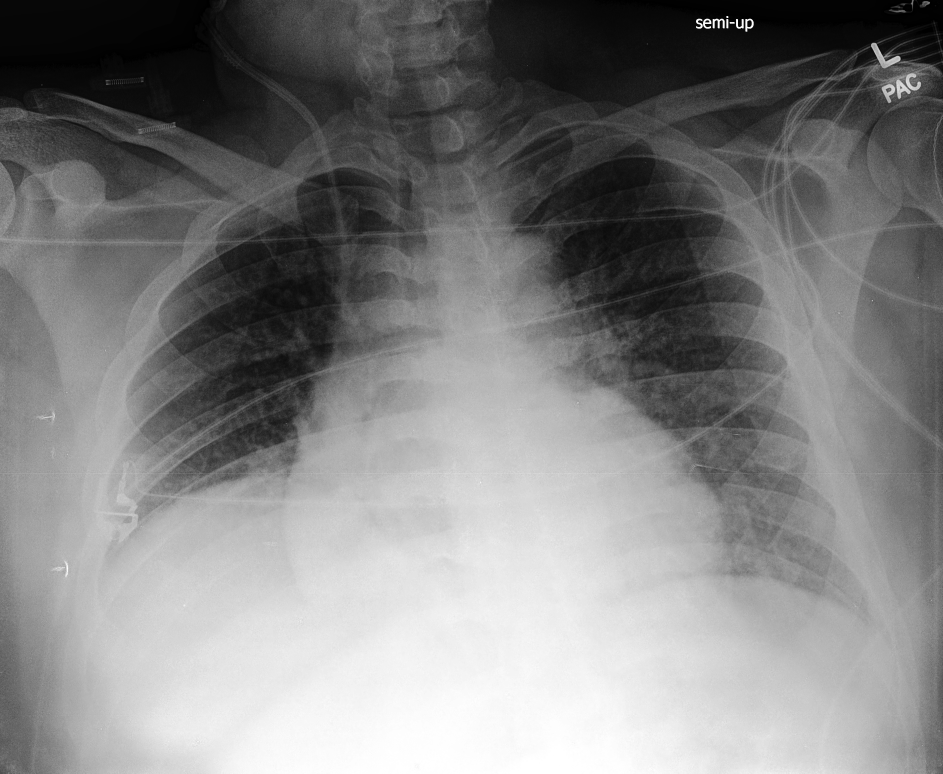
#> input picture train/pid01310/study1/view1_frontal.jpg, 2828 x 2320 px, found by its file name (shown at 1/3 size); its folder holds only this picture in this run
$ python clahetest.py   (older library calls are emulated)
#> lines starting #> are read from the running program, lines starting #| are printed output that depends on the picture
### analysis_functions.py
# analysis_functions.py
#
# modules: scikit-learn, cv2 (OpenCV), NumPy, math, matplotlib
#
#
# lines are defined as a tuple, (top, bottom, point), where top/bottom = slope

import numpy as np
from sklearn.cluster import KMeans
from sklearn.linear_model import LinearRegression
from matplotlib import pyplot as plt
import cv2
import math


def canny(img, lower=100, upper=200, ap=5):
    im_canny = cv2.Canny(img, lower, upper, apertureSize=ap)
    return im_canny

# [27 lines left out: functions show, display_image, compare, not called in this run]

def im_to_array(image):
    from PIL import Image
    import numpy as np
    I = Image.open(image)
    I = np.array(I)
    return I

def arr_to_grayscale(arr):
    if len(np.shape(arr)) == 2:
        return np.float64(arr)
    im = np.uint8(arr)
    im = cv2.cvtColor(im, cv2.COLOR_BGR2GRAY)
    return np.float64(im)

def sobel(im):
    a = np.uint8(im)
    ksize = 3
    gX = cv2.Sobel(a, ddepth=cv2.CV_32F, dx=1, dy=0, ksize=ksize)
    gY = cv2.Sobel(a, ddepth=cv2.CV_32F, dx=0, dy=1, ksize=ksize)
    gX = cv2.convertScaleAbs(gX)
    gY = cv2.convertScaleAbs(gY)
    combined = cv2.addWeighted(gX, 0.5, gY, 0.5, 0)
    return combined

# [406 lines left out: functions remove_noise, edge_std, find_intercept, find_endpoints, get_line, draw_line and 13 more, not called in this run]

def image_parse(image_name):
    im_original = im_to_array(image_name)
    im = arr_to_grayscale(im_original)
    return np.uint8(im)

### clahetest.py
import cv2
from sklearn.cluster import KMeans
import numpy as np
from matplotlib import pyplot as plt
from analysis_functions import *
import sys
from PIL import Image
import random
import skimage.exposure as skie
import sys
import os

list_trains = os.listdir('/Users/anigasan/Desktop/cs156bstuff/CS156b/train')
training_paths = []

for train_dir in list_trains:
    if train_dir != 'train.csv':
        train_dir_l1 = os.listdir('/Users/anigasan/Desktop/cs156bstuff/CS156b/train' + '/' + train_dir)
        for train_dir1 in train_dir_l1:
            train_dir_l2 = os.listdir('/Users/anigasan/Desktop/cs156bstuff/CS156b/train' + '/' + train_dir + '/' + train_dir1)
            for train_dir2 in train_dir_l2:
                training_paths.append('train' + '/' + train_dir + '/' + train_dir1 + '/' + train_dir2)


beginning = '/Users/anigasan/Desktop/cs156bstuff/CS156b/'
output_files = []

for i in range(len(training_paths)):
    if '.jpg' in training_paths[i]:
        img = image_parse(beginning + training_paths[i])
#> in im_to_array, I is the input picture: PIL image 2828x2320 L; min 0, max 255, mean 129.3
        clahe = cv2.createCLAHE(clipLimit = 95, tileGridSize = (10, 10))
        clahe_img = clahe.apply(img) + 40
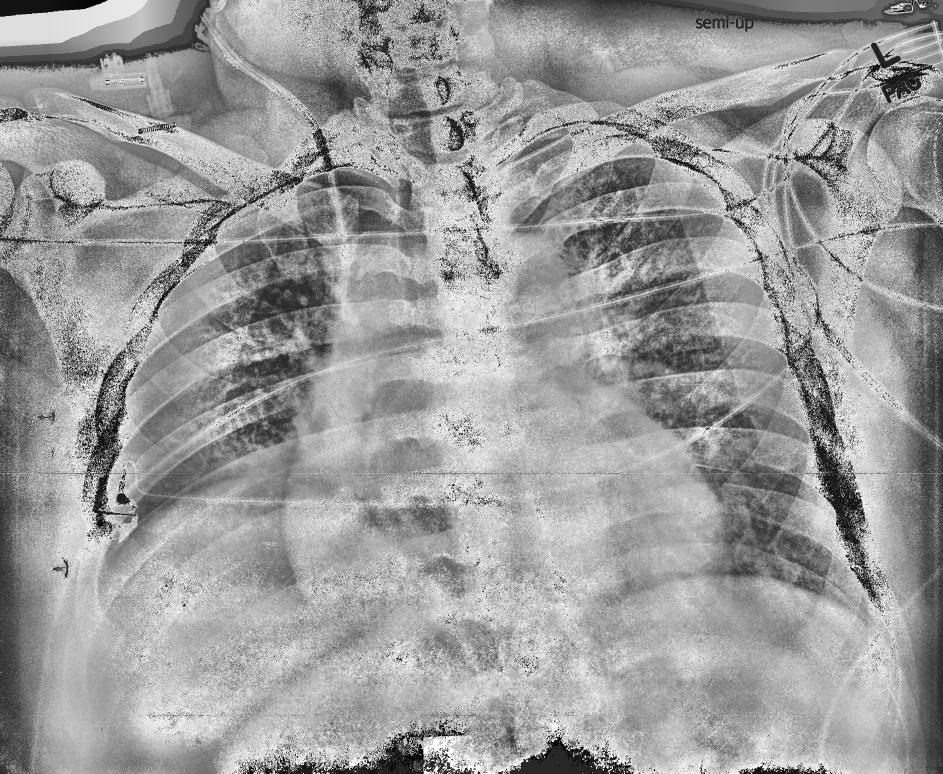
#> clahe_img: shape (2320, 2828) (shown at 1/3 size); min 0, max 255, mean 155.4
        im_sobel = sobel(clahe_img)
#> in sobel, `gX = cv2.Sobel(a, ddepth=cv2.CV_32F, dx=1, dy=0, ksize=ksize)`:
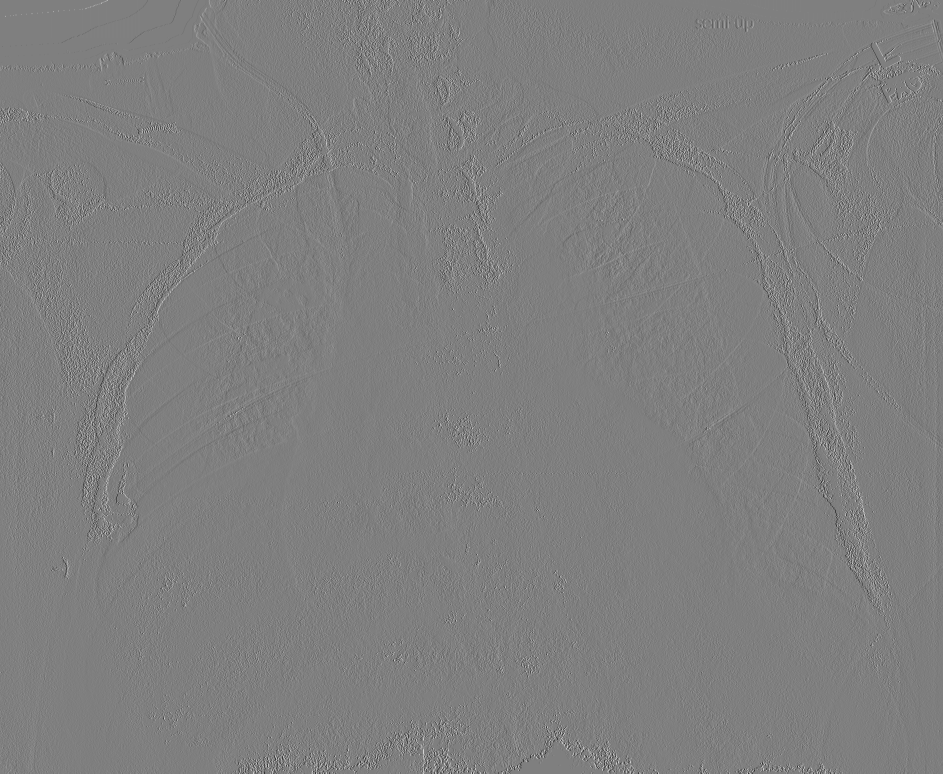
#> gX: shape (2320, 2828) float32 (shown at 1/3 size); min -1020, max 1020, mean -0.1; drawn with min black and max white
#> in sobel, `gX = cv2.convertScaleAbs(gX)`:
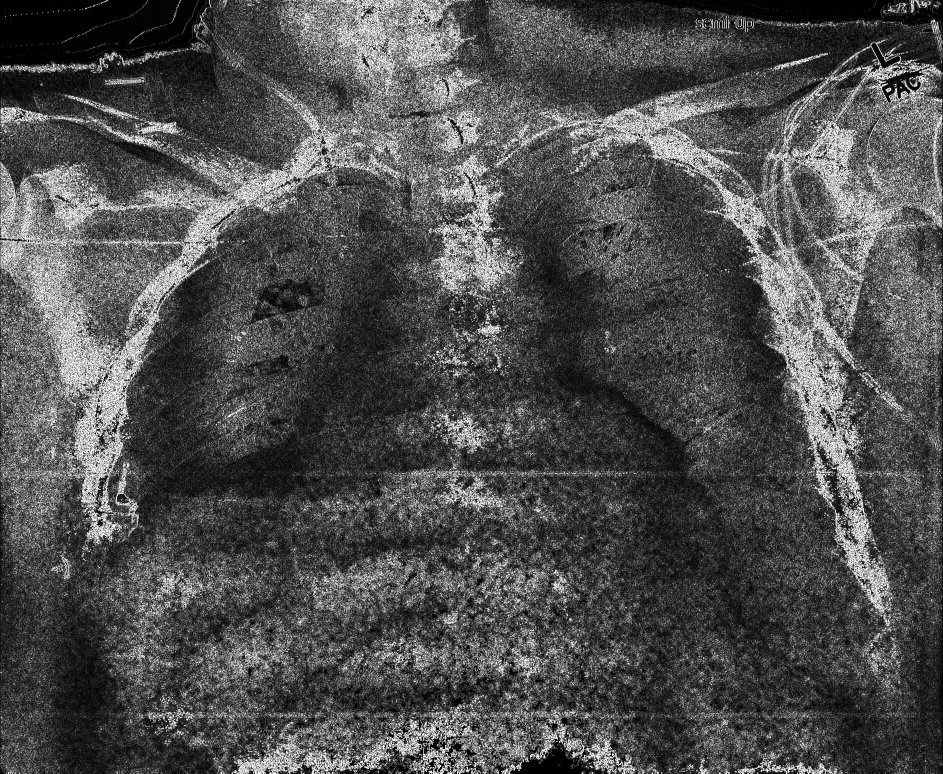
#> gX: shape (2320, 2828) (shown at 1/3 size); min 0, max 255, mean 79
#> in sobel, `gY = cv2.convertScaleAbs(gY)`:
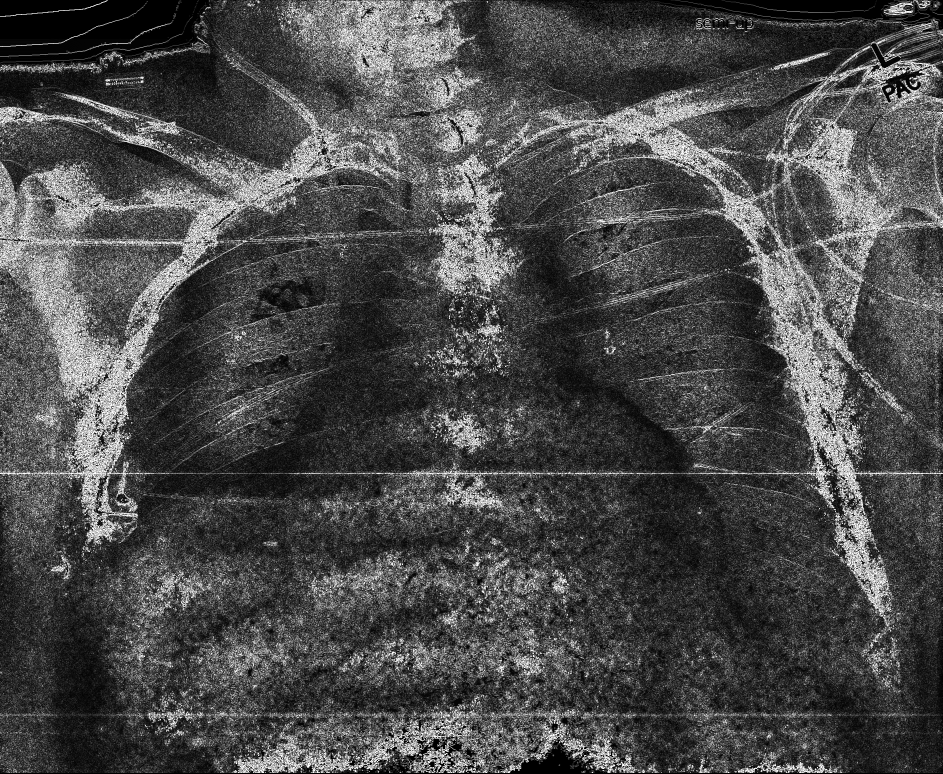
#> gY: shape (2320, 2828) (shown at 1/3 size); min 0, max 255, mean 73.7
        output_files.append(im_sobel)
#> pass 2 of the loop `for i in range(len(training_paths)):`:
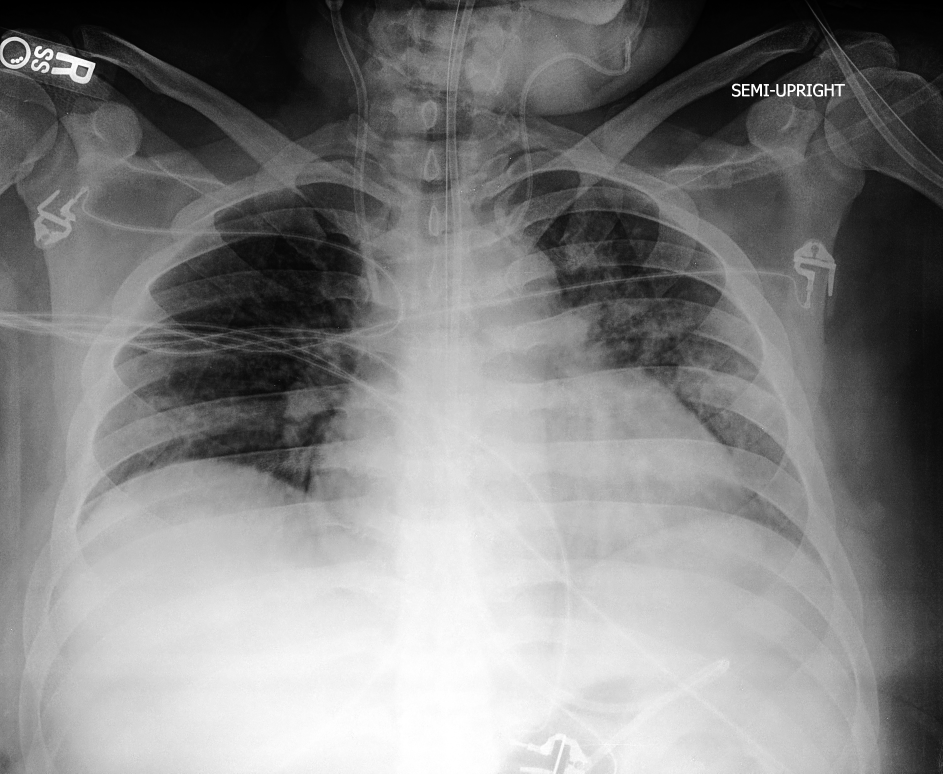
#> input picture train/pid01310/study10/view1_frontal.jpg, 2828 x 2320 px, found by its file name (shown at 1/3 size)
#> in im_to_array, I is the input picture: PIL image 2828x2320 L; min 0, max 255, mean 129.8
#> in sobel (call 2), `gX = cv2.Sobel(a, ddepth=cv2.CV_32F, dx=1, dy=0, ksize=ksize)`:
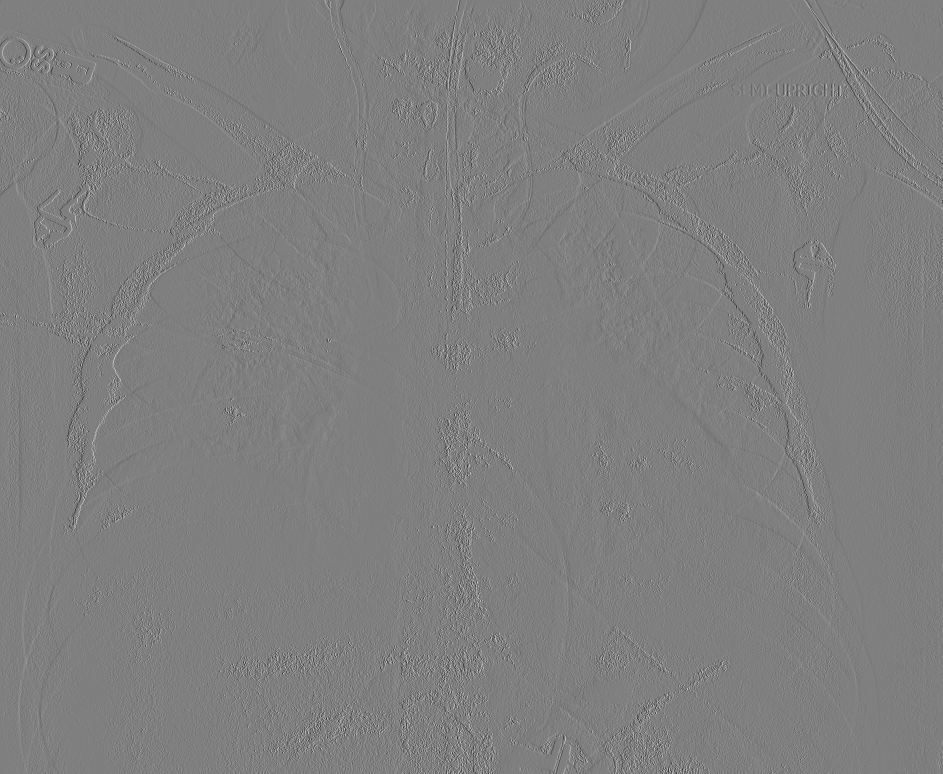
#> gX: shape (2320, 2828) float32 (shown at 1/3 size); min -1020, max 1020, mean 0; drawn with min black and max white
#> in sobel (call 2), `gY = cv2.convertScaleAbs(gY)`:
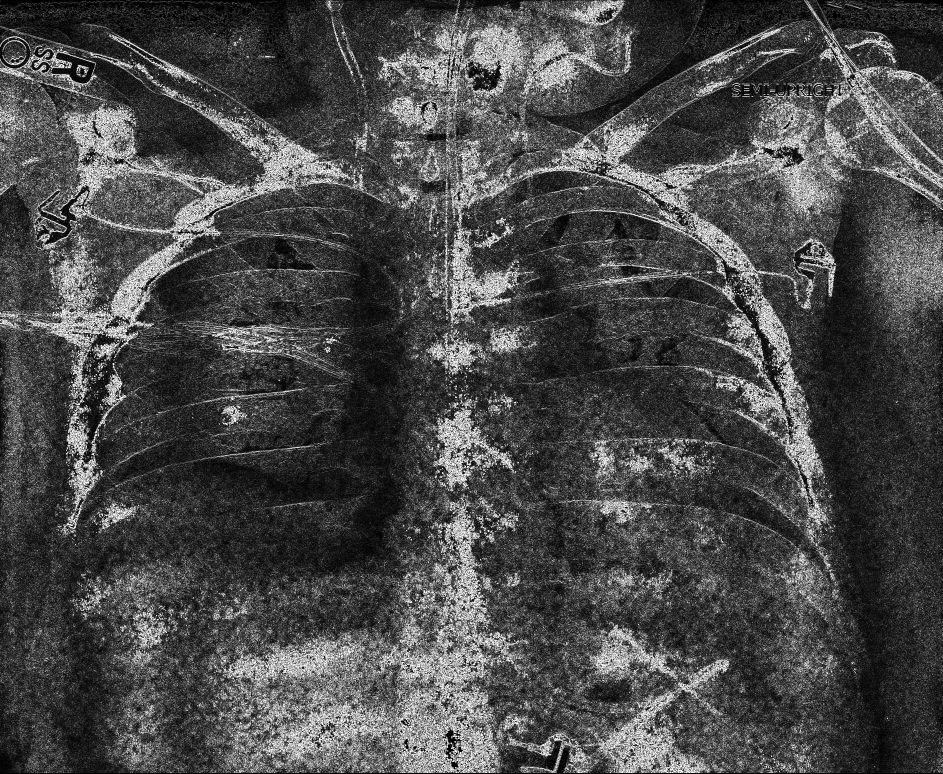
#> gY: shape (2320, 2828) (shown at 1/3 size); min 0, max 255, mean 73.3
#> pass 3 of the loop `for i in range(len(training_paths)):`:
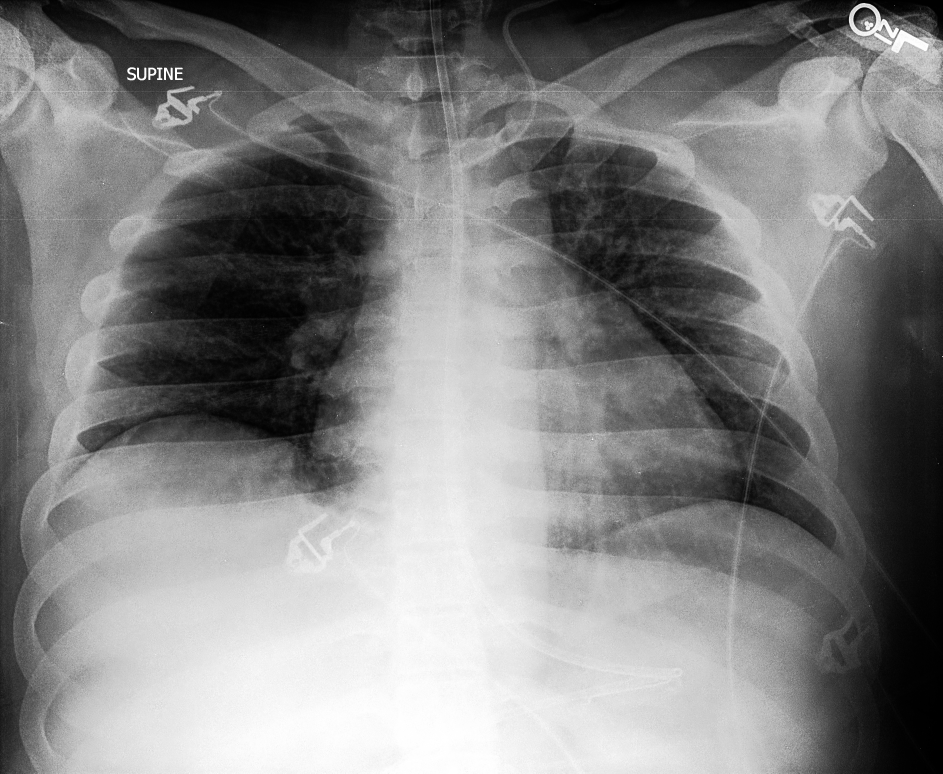
#> input picture train/pid01310/study11/view1_frontal.jpg, 2828 x 2320 px, found by its file name (shown at 1/3 size)
#> in im_to_array, I is the input picture: PIL image 2828x2320 L; min 0, max 255, mean 130.2
#> in sobel (call 3), `gX = cv2.Sobel(a, ddepth=cv2.CV_32F, dx=1, dy=0, ksize=ksize)`:
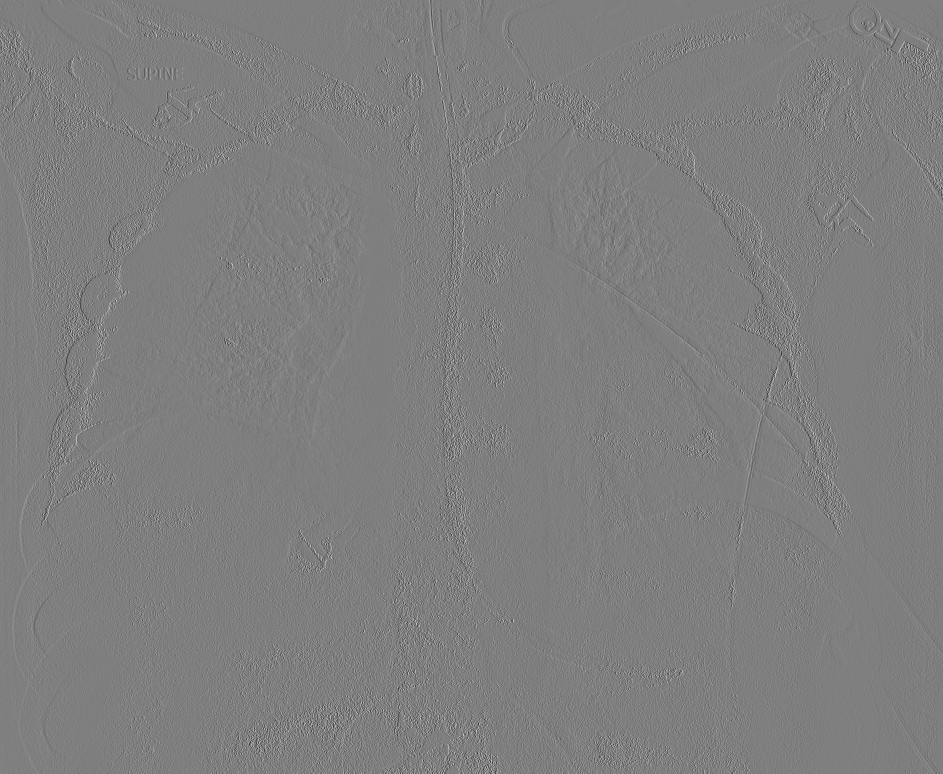
#> gX: shape (2320, 2828) float32 (shown at 1/3 size); min -1000, max 1004, mean 0; drawn with min black and max white
#> in sobel (call 3), `gY = cv2.convertScaleAbs(gY)`:
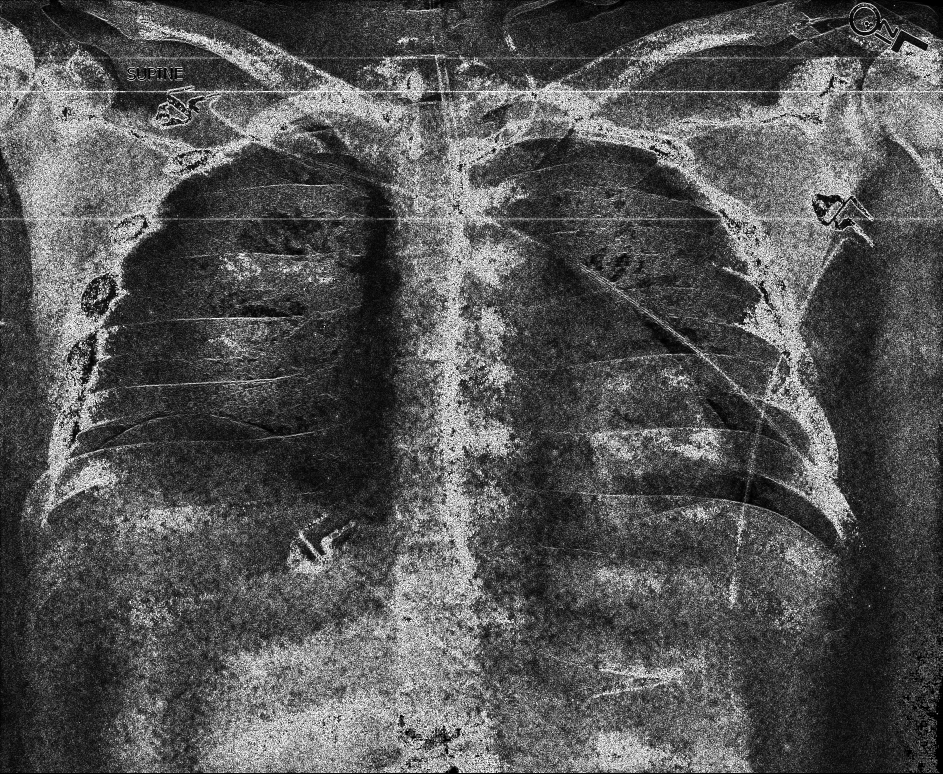
#> gY: shape (2320, 2828) (shown at 1/3 size); min 0, max 255, mean 83.7
#> the loop made 4 passes; the first 3 are shown

#> (the run stopped early here; a loop or call above may not have finished)
